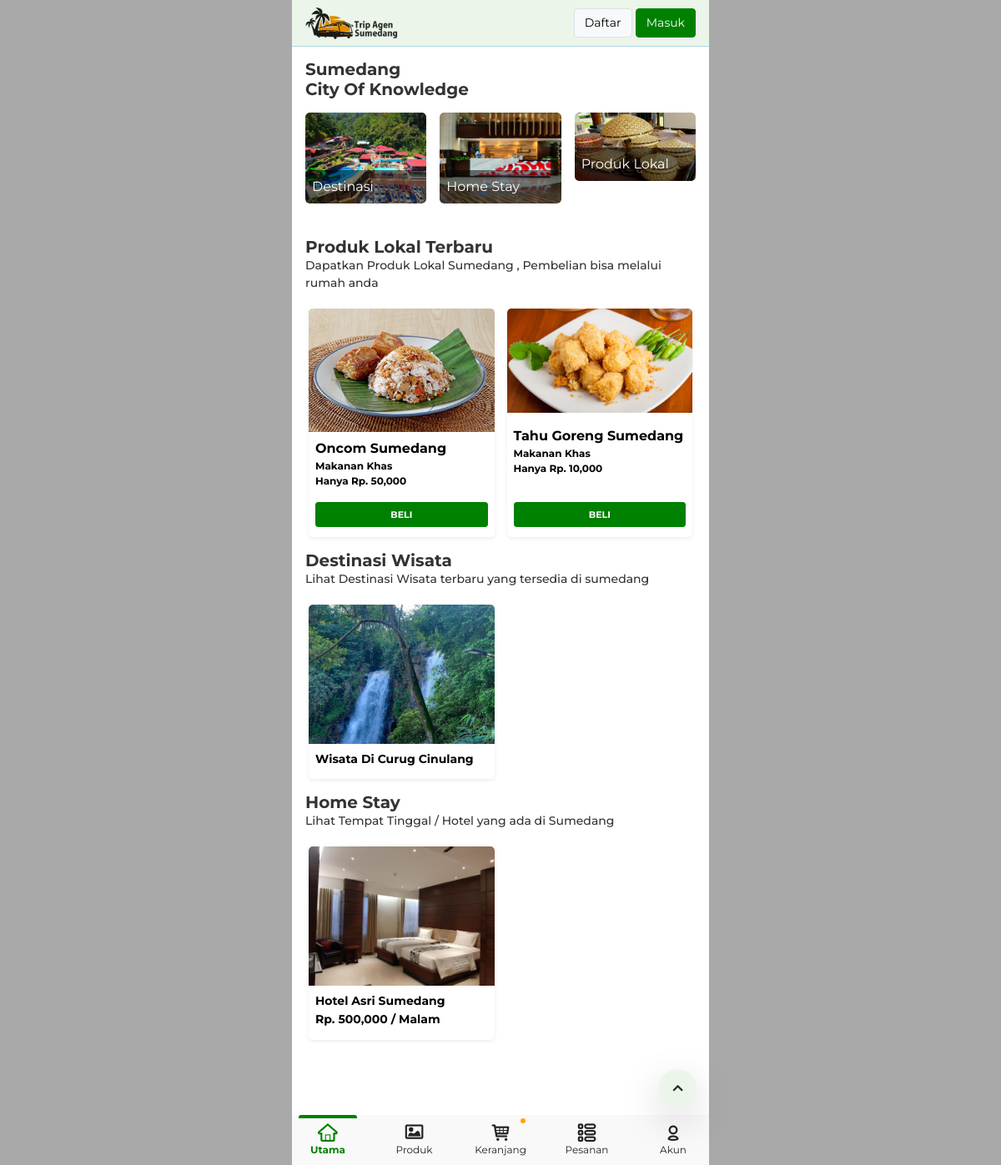
The page / on the database its author committed.
### tables this page shows
CREATE TABLE `settings` (
  `id` int(11) NOT NULL,
  `nama` varchar(200) NOT NULL,
  `deskripsi` text NOT NULL,
  `logo` varchar(200) NOT NULL,
  `favicon` varchar(200) NOT NULL,
  `id_provinsi` int(11) NOT NULL,
  `whatsapp` varchar(200) NOT NULL DEFAULT '6285657257215'
);

CREATE TABLE `trip` (
  `id` int(11) NOT NULL,
  `judul` varchar(200) NOT NULL,
  `image` varchar(200) NOT NULL,
  `text` text NOT NULL,
  `brosur` varchar(200) NOT NULL,
  `whatsapp` varchar(200) NOT NULL
);

CREATE TABLE `hotel` (
  `id` int(11) NOT NULL,
  `judul` varchar(200) NOT NULL,
  `image` varchar(200) NOT NULL,
  `text` text NOT NULL,
  `brosur` varchar(200) NOT NULL,
  `whatsapp` varchar(200) NOT NULL,
  `harga` int(11) NOT NULL DEFAULT 300000
);

### application/controllers/App.php (called while the page is built, shortened)
<?php
class App extends CI_Controller {
	public function index()
	{
		$page = "home";
		$response = array();
		$response['site'] = base_url();
		$response['page'] = $page;
		include("user/data_user.php");
		include("globe/settings.php");
		$response['login'] = $login;
		if($page <> "logout"){
		$response['user'] = $user;
		$this->load->view('frontend/index',$response);
		$this->load->view('frontend/'.$page,$response);
		$this->load->view('frontend/index9',$response);
		} else {
			$_SESSION['user'] = "";
			redirect($site);
			header('location:'.$site);
		}
	}
}
?>

### index.php (called while the page is built, shortened)
<?php
require_once BASEPATH.'core/CodeIgniter.php';

### application/models/Model.php (called while the page is built, shortened)
<?php
class model extends CI_Model {
	public function get_obj($table,$where = ""){
		$table = str_replace('`','',$table); $table = "#".$table."#"; $table = str_replace('# ','',$table);  $table = str_replace(' #','',$table); $table = str_replace('#','',$table);
		if(!empty($where)){
			$data = $this->db->query("SELECT * FROM `$table` WHERE $where");
			return $data->result_object();
		} else {
			$data = $this->db->query("SELECT * FROM `$table` ");
			return $data->result_object();
		}
	}
	public function row($table,$where = ""){
		$table = str_replace('`','',$table); $table = "#".$table."#"; $table = str_replace('# ','',$table);  $table = str_replace(' #','',$table); $table = str_replace('#','',$table);
		if(!empty($where)){
			$data = $this->db->query("SELECT * FROM `$table` WHERE $where");
			return $data->num_rows();
		} else {
			$data = $this->db->query("SELECT * FROM `$table` ");
			return $data->num_rows();
		}
	}
}
?>

### application/controllers/globe/settings.php (called while the page is built, shortened)
<?php
$table = "settings";
$sql = "id<>-1";
$row = $this->model->row($table,$sql);
if($row >= 1){
	$data_list = $this->model->get_obj($table,$sql);
	foreach($data_list as $data){
		$settings= $data;
	}
}
?>

### application/helpers/function_indra_helper.php (called while the page is built, shortened)
<?php
	function uang($money, $round = 2){
		if (( $money <> 0 ) and ($money <> '')) {
			$uang = number_format((float)$money, $round, '.', ',');
			return $uang;
		}
		else{
			$uang = "0";return $uang;
		}
	}
	function title($title){$title = strtolower($title);$title = preg_replace("/[^A-Za-z0-9_ ]/", '', $title);$t = explode(' ',$title);$txx = "";$x =0;foreach($t as $tx){		if($tx != ""){		if($x == 0){		$txx = $tx;	} else {		$txx .= "-".$tx;	}	$x++;	}}return $txx;}
?>

### application/views/frontend/home.php (the view)
<div class="p-3">
	<h5  style="font-weight : bold;" > Sumedang <br />
	City Of Knowledge </h5>
	<div class="row"  style="margin-left: -.5rem!important;margin-right: -.5rem!important;" >
		<div class="col-lg-4 col-md-4 col-sm-4 col-xs-4 col-4 "  style="padding:.5rem!important;" >
			<a class="" href="<?php echo($site) ?>page/destinasi" style="position:relative; display:block!Important; color:white; border-radius:5px; overflow:hidden " >
				<img src="<?php echo($site) ?>images/crop/300/200/destinasi.jpg"  style="width : 100%; border-radius:5px"  />
				<span  style="position:absolute; bottom:0px;padding:.5rem; border-radius:5px; left:0px; width : 100%; background: rgba(0,0,0,0.5)" > Destinasi </span>
			</a>
		</div>
		<div class="col-lg-4 col-md-4 col-sm-4 col-xs-4 col-4 "  style="padding:.5rem!important;" >
			<a class="" href="<?php echo($site) ?>page/hotel" style="position:relative; display:block!Important; color:white; border-radius:5px; overflow:hidden " >
				<img src="<?php echo($site) ?>images/crop/300/200/hotel.jpg"  style="width : 100%; border-radius:5px"  />
				<span  style="position:absolute; bottom:0px;padding:.5rem; border-radius:5px; left:0px; width : 100%; background: rgba(0,0,0,0.5)" > Home Stay </span>
			</a>
		</div>
		<div class="col-lg-4 col-md-4 col-sm-4 col-xs-4 col-4 "  style="padding:.5rem!important;" >
			<a class="" href="<?php echo($site) ?>page/produk" style="position:relative; display:block!Important; color:white; border-radius:5px; overflow:hidden " >
				<img src="<?php echo($site) ?>images/crop/300/200/produk.jpg"  style="width : 100%; border-radius:5px"  />
				<span  style="position:absolute; bottom:0px;padding:.5rem; border-radius:5px; left:0px; width : 100%; background: rgba(0,0,0,0.5)" > Produk Lokal </span>
			</a>
		</div>
	</div>
</div>
<div class="p-3">
<h5  style="font-weight : bold;margin:0px !important; " > Produk Lokal Terbaru </h5>
<p  style="font-weight : 500; font-size : 14px; margin:0px !important; " > Dapatkan Produk Lokal Sumedang , Pembelian bisa melalui rumah anda </p>
</div>
<div class="padding">
	<div class="row-product" id="row_product">
<?php
	$table = "produk_view";
	$sql = "`id`<>-1 ORDER BY id DESC LIMIT 8";
	$row = $this->model->row($table,$sql);
	if($row >= 1){
		$dd = $this->model->get_obj($table,$sql);
		foreach($dd as $product){ ?>
			<div class="div-product">
			<div class="card-product">
				<a href="<?php echo($site) ?>page/detail/<?php echo (title($product->nama)."-".$product->id) ;  ?>">
				<img src="<?php echo($site) ?>images/crop/300/200/<?php echo($product->image) ;  ?>">
				</a>
				<div class="card-product-body"  style="min-height:60px!important" >
					<a href="<?php echo($site) ?>page/detail/<?php echo (title($product->nama)."-".$product->id) ;  ?>">
					<strong  style="font-size : 16px;margin:0px !important; "  class="card-product-title"><?php echo($product->nama) ;  ?></strong>
					<strong class="d-block"><?php echo ($product->kategori ) ;  ?></strong>
					<strong class="d-block">Hanya Rp. <?php echo uang($product->harga,0) ;  ?></strong>
					</a>
				</div>
				<div class="card-product-button">
					<button id="add_<?php echo($product->id) ;  ?>" class="btn btn-success btn-sm form-control"
					onclick="addtocart('<?php echo($product->id) ;  ?>')" type="button">BELI</button>
				</div>
			</div>
			</div>
		<?php
		}
	}
?>
</div>
</div>
<div class="p-3">
<h5  style="font-weight : bold;margin:0px !important; " > Destinasi Wisata </h5>
<p  style="font-weight : 500; font-size : 14px; margin:0px !important; " > Lihat Destinasi Wisata terbaru yang tersedia di sumedang </p>
</div>
<div class="padding">
	<div class="row-product" id="row_product">
<?php
	$table = "trip";
	$sql = "`id`<>-1 ORDER BY id DESC LIMIT 4";
	$row = $this->model->row($table,$sql);
	if($row >= 1){
		$dd = $this->model->get_obj($table,$sql);
		foreach($dd as $product){
			?>
<div class="div-product">
<div class="card-product">
	<a href="<?php echo($site) ?>page/destinasi-detail/<?php echo (title($product->judul)."-".$product->id) ;  ?>">
	<img src="<?php echo($site) ?>images/crop/300/200/<?php echo($product->image) ;  ?>">
	</a>
	<div class="card-product-body"  style="min-height:unset!important" >
		<a href="<?php echo($site) ?>page/destinasi-detail/<?php echo (title($product->judul)."-".$product->id) ;  ?>">
		<strong  style="font-size : 14px;"  class="card-product-title"><?php echo($product->judul) ;  ?></strong>
		</a>
	</div>
</div>
</div>
			<?php
		}
	}
?>
</div>
</div>
<div class="p-3">
<h5  style="font-weight : bold;margin:0px !important; " > Home Stay </h5>
<p  style="font-weight : 500; font-size : 14px; margin:0px !important; " > Lihat Tempat Tinggal / Hotel yang ada di Sumedang  </p>
</div>
<div class="padding">
	<div class="row-product" id="row_product">
<?php
	$table = "hotel";
	$sql = "`id`<>-1 ORDER BY id DESC LIMIT 4";
	$row = $this->model->row($table,$sql);
	if($row >= 1){
		$dd = $this->model->get_obj($table,$sql);
		foreach($dd as $product){
			?>
<div class="div-product">
<div class="card-product">
	<a href="<?php echo($site) ?>page/hotel-detail/<?php echo (title($product->judul)."-".$product->id) ;  ?>">
	<img src="<?php echo($site) ?>images/crop/300/200/<?php echo($product->image) ;  ?>">
	</a>
	<div class="card-product-body"  style="min-height:unset!important" >
		<a href="<?php echo($site) ?>page/hotel-detail/<?php echo (title($product->judul)."-".$product->id) ;  ?>">
		<strong  style="font-size : 14px;"  class="card-product-title"><?php echo($product->judul) ;  ?></strong>
		<strong  style="font-size : 14px;"  class="card-product-title">Rp. <?php echo uang($product->harga, 0) ;  ?> / Malam</strong>
		</a>
	</div>
</div>
</div>
			<?php
		}
	}
?>
</div>
</div>

### application/views/frontend/index.php (shortened to what this page needs)
<!DOCTYPE html>
<html lang="en">
<head>
    <link rel="stylesheet" href="<?php echo($site) ?>assets_landing/bootstrap/css/bootstrap.min.css">
    <link rel="stylesheet" href="<?php echo($site) ?>assets_landing/fonts/fontawesome-all.min.css">
    <link rel="stylesheet" href="<?php echo($site) ?>assets_landing/fonts/typicons.min.css">
    <link rel="stylesheet" href="<?php echo($site) ?>assets_landing/css/styles.css">
</head>
<body>
<main>
<section class="section-mobile" id="section-mobile"  style="padding-bottom:50px!Important" >
<?php
include("a_header.php");
?>

### application/views/frontend/a_header.php (shortened to what this page needs)
<header class="header-main padding"  style=" border-bottom:1px solid lightblue;" >
	<div class="header-logo-main"  style="height:55px;" >
		<div class="header-logo-width w-140p" onclick="document.location.href='<?php echo($site) ?>#'; ">
		<img  style="height: 40px;width : auto!important;"  src="<?php echo($site) ?>image/<?php echo($settings->logo) ;  ?>"></div>
		<div class="header-search-width w-100-140 ps-3 " align="right">
			<?php if(empty($login)){?>
			<a class="btn btn-light border" href="<?php echo($site) ?>page/daftar" > Daftar </a>
			<a class="btn btn-success" href="<?php echo($site) ?>page/login" > Masuk </a>
			<?php } else {?>
			<a class="btn btn-light border" href="<?php echo($site) ?>page/invoice"> Pesanan</a>
			<a class="btn btn-success" href="<?php echo($site) ?>page/akun" > Akun </a>
			<?php }  ?>
		</div>
	</div>
</header>

### application/views/frontend/a_footer.php (shortened to what this page needs)
<?php
$show_ar = array();
$show_ar['home'] = array('detail','home','category','search');
$show_ar['resep'] = array('resep','baca');
$show_ar['cart'] = array('cart','checkout','alamat-pilih','alamat-tambah','alamat-ubah');
$show_ar['pesanan'] = array('pesanan','invoice','invoice-detail','invoice-bayar','invoice-bank','bayar');
$show_ar['akun'] = array('akun','login','bantuan','page','referral','riwayat','password','alamat','alamat-edit','alamat-new');
$showx = "home";
foreach($show_ar as $name => $isi){
	if(in_array($page , $isi)){
		$showx = $name;
	}
}
?>
<aside>
	<a class="btn bg-style shadow-lg btn-up" onclick="scrool_top();" > <i class="fas fa-chevron-up">  </i> </a>
	<a class="aside-menu <?php 	if($showx == "home"){echo("active") ; }  ?>" href="<?php echo($site) ?>"><i class="typcn typcn-home-outline"></i><span>Utama</span></a>
	<a class="aside-menu <?php 	if($showx == "resep"){echo("active") ; }  ?>" href="<?php echo($site) ?>page/produk"><i class="typcn typcn-image"></i><span>Produk</span></a>
	<a class="aside-menu <?php 	if($showx == "cart"){echo("active") ; }  ?>" href="<?php echo($site) ?>page/cart">
	<i class="typcn typcn-shopping-cart"></i><span>Keranjang</span>
	<span id="total_cart" class="total_cart"><?php echo($total_cart) ;  ?></span>
	</a>
	<a class="aside-menu <?php 	if($showx == "pesanan"){echo("active") ; }  ?>" href="<?php echo($site) ?>page/invoice"><i class="typcn typcn-th-list-outline"></i><span>Pesanan</span></a>
	<a class="aside-menu <?php 	if($showx == "akun"){echo("active") ; }  ?>" href="<?php echo($site) ?>page/akun"><i class="typcn typcn-user-outline"></i><span>Akun</span></a>
</aside>

### application/views/frontend/index9.php (shortened to what this page needs)
<?php include("a_footer.php");
?>
</section>
</main>
</body>
</html>

### assets_landing/css/styles.css (style rules this page uses)
main { overflow: hidden; width: 100vw; position: fixed; height: 100vh; top: 0px; display: flex; align-items: center; justify-content: center; background: darkgray; }
.section-mobile { width: 500px; background: white; height: 100vh; overflow-x: hidden; position: relative; max-width: 100%!important; overflow-y: visible; }
.header-main { transition: 1s!important; background: #ebf5e9; width: inherit; position: relative; z-index: 99!important; max-width: 100%!important; }
.header-logo-main { display: flex; align-items: center; justify-content: center; padding-top: 10px; padding-bottom: 10px; }
.header-logo-width { width: 90px; }
.header-logo-width img { width: 100%; }
.header-search-width { width: calc(100% - 90px); }
.padding { padding-left: 1rem; padding-right: 1rem; }
body { font-family: "Montserrat",-apple-system,BlinkMacSystemFont,"Segoe UI",Roboto,"Helvetica Neue",Arial,"Noto Sans",sans-serif,"Apple Color Emoji","Segoe UI Emoji","Segoe UI Symbol","Noto Color Emoji"; }
input, textarea, button, select { box-shadow: none!important; outline: none!important; }
.bg-style { background: #ebf5e9; }
aside { padding-left: .5rem; padding-right: .5rem; position: fixed; border: 0px!important; width: inherit!important; height: 60px; bottom: 0px!important; background: rgba(249,249,249,0.95); display: flex; align-items: center; justify-content: space-between; max-width: 100%; }
.section-mobile { -ms-overflow-style: none; scrollbar-width: none; }
.aside-menu { text-align: center; width: 70px; max-width: 18%; height: 100%; border-top: .3rem solid transparent; display: block!important; line-height: initial; color: #222222; border-radius: 3px; }
.aside-menu i { font-size: 26px; }
.aside-menu span { display: block; font-size: 12px; line-height: 12px; }
a[href], a[href]:hover { text-decoration: none!important; }
.aside-menu.active * { font-weight: bold; color: green!important; }
.aside-menu.active { border-color: green!important; }
.card-product, .card-product:hover { box-shadow: 0 .125rem .25rem rgba(0,0,0,.075)!important; color: black; overflow: hidden; display: block; font-size: 14px; padding-top: .25rem; padding-bottom: .25rem; border-radius: 5px; }
.card-product img { width: 100%; border-top-left-radius: 5px; border-top-right-radius: 5px; }
.card-product-body { padding: .5rem; font-size: 12px; min-height: 8rem!important; }
.card-product-title { display: block; margin-bottom: .1rem; }
.btn-success { background: green!important; border-color: green!important; }
.card-product-button .btn { font-size: 11px; font-weight: bold; }
.card-product-button { padding: .5rem; min-height: 45px; }
.row-product { padding-left: .25rem; padding-right: .25rem; }
.card-product-button .form-control { padding-top: 6px; padding-bottom: 6px; }
.color-black, .text-black, body { color: #333333; }
* ::placeholder { color: darkgray!important; font-style: italic; }
.btn { font-size: 14px; }
.w-100-140 { width: calc(100% - 140px); }
.w-140p { width: 140px; }
.fixed { position: fixed; }
.header-main.fixed { top: 0px!important; }
.section-mobile { padding-bottom:150px!important }
.bg-style { background-color: #ebf5e9; }
.row-product { width : 100%; display: grid; grid-template-columns: repeat(2,minmax(0,1fr)); grid-gap: 15px; gap: 15px; }
.div-product .card-product { height: 100%; display:flex; flex-wrap:wrap; justify-content:space-between; }
.card-product-button .btn { height: 30px!important; }
.card-product-button { width : 100%;display: flex!important; flex-wrap: wrap; align-items: end; }
.div-product { flex-direction: column; }
.card-product-body a { color:black!important; }
.aside-menu { position:relative; }
.total_cart { position:absolute; top:0px; right:5px; background:orange; color:white; font-size : 10px!important; padding:3px; border-radius:5px; }
.btn-up { height: 45px; display:flex; justify-content:center; align-items:center; width : 45px; border-radius:100%; position:absolute; bottom:70px; right:15px; }
* { scroll-behavior: smooth; }

### rows shown on the page
settings: logo (picture)
trip: image (picture), judul "Wisata Di Curug Cinulang"
hotel: image (picture), judul "Hotel Asri Sumedang", harga "500,000"

### other values the page prints
$product->nama "Oncom Sumedang"
$product->kategori "Makanan Khas"
uang($product->harga,0) "50,000"
$product->nama "Tahu Goreng Sumedang"
uang($product->harga,0) "10,000"
